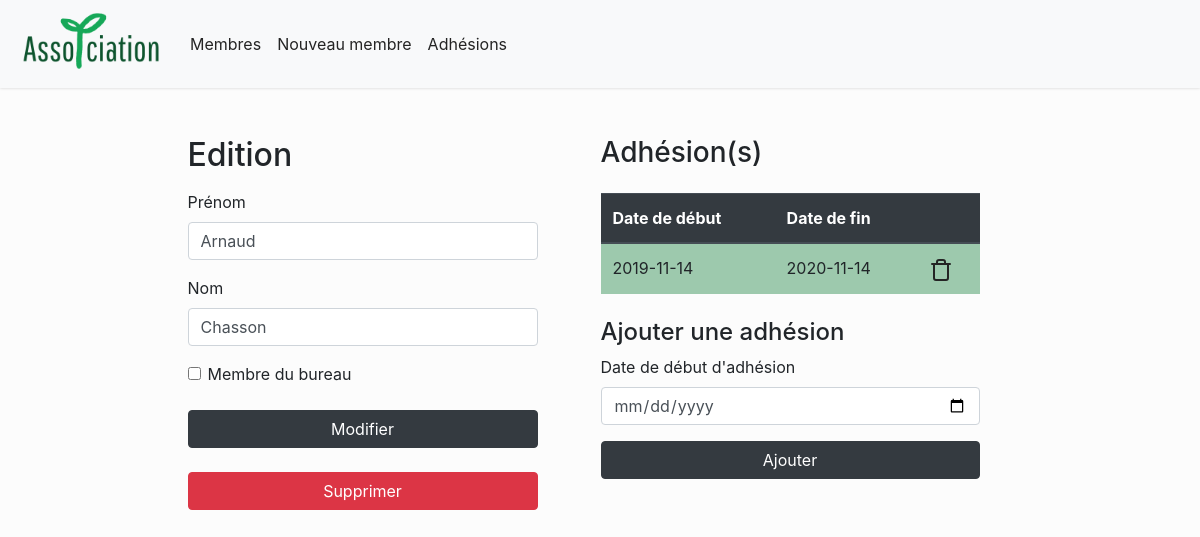
The page /member.php?id=29 on the database its author committed.
### tables this page shows
CREATE TABLE IF NOT EXISTS `member` (
  `id` int(11) NOT NULL AUTO_INCREMENT,
  `name` varchar(255) NOT NULL,
  `firstname` varchar(255) NOT NULL,
  `subscriptionDate` datetime NOT NULL DEFAULT CURRENT_TIMESTAMP,
  `member_type` tinyint(4) NOT NULL DEFAULT '0',
  `position` varchar(30) DEFAULT NULL,
  `active` tinyint(1) NOT NULL DEFAULT '1',
  PRIMARY KEY (`id`)
);

CREATE TABLE IF NOT EXISTS `membership` (
  `id` int(11) NOT NULL AUTO_INCREMENT,
  `startingDate` date NOT NULL,
  `endingDate` date NOT NULL,
  `memberId` int(11) NOT NULL,
  `active` tinyint(1) NOT NULL DEFAULT '1',
  PRIMARY KEY (`id`)
);

### member.php (called while the page is built, shortened)
<?php
require_once ROOT_PATH . "/src/lib/connect.php";
require_once ROOT_PATH . "/src/classes/MemberManager.php";
require_once ROOT_PATH . "/src/classes/MembershipManager.php";
require_once ROOT_PATH . "/src/classes/MemberFactory.php";
if (isset($_GET["id"])) {
    $id = $_GET["id"];
    $memberManager = new MemberManager($pdo);
    $membershipManager = new MembershipManager($pdo);
    $result = $memberManager->getMember($id);
    $result['membership'] = array(
        'all' => $membershipManager->getMemberMembership($id),
    );
    $member = MemberFactory::create($result);
    $isFromOffice = $member->getMemberType() === 1 ? true : false;
}
include ROOT_PATH . "/src/views/member.php";

### src/classes/MemberManager.php (called while the page is built, shortened)
<?php
require_once ROOT_PATH . "/src/classes/Member.php";
require_once ROOT_PATH . "/src/classes/OfficeMember.php";
class MemberManager {
    private $pdo;
    public function __construct($pdo) {
        $this->pdo = $pdo;
    }
    public function getMember($id) {
        $sql = "SELECT *
            FROM member
            WHERE id = ?";
        $request = $this->pdo->prepare($sql);
        $request->execute([$id]);
        return $request->fetch(PDO::FETCH_ASSOC);
    }
}

### src/classes/MembershipManager.php (called while the page is built, shortened)
<?php
require_once ROOT_PATH . "/src/classes/Membership.php";
class MembershipManager {
    private $pdo;
    public function __construct($pdo) {
        $this->pdo = $pdo;
    }
    public function getMemberMembership($memberId) {
        $allMembership = [];
        $sql = "SELECT *
            FROM membership
            WHERE memberId = ?
            AND active = 1
            ORDER BY startingDate DESC;";
        $request = $this->pdo->prepare($sql);
        $request->execute([$memberId]);
        $results = $request->fetchAll();
        foreach($results as $row) {
            $row['member'] = $memberId;
            $membership = new Membership();
            $membership->hydrate($row);
            array_push($allMembership, $membership);
        }
        return $allMembership;
    }
}

### src/classes/Membership.php (called while the page is built, shortened)
<?php
class Membership {
    protected $id;
    protected $startingDate;
    protected $endingDate;
    protected $isCurrent;
    public function hydrate($data) {
        $id = isset($data["id"]) ? $data["id"] : NULL;
        $member = isset($data["member"]) ? $data["member"] : $data["memberId"];
        $active = isset($data["active"]) ? $data["active"] : NULL;
    }
    public function calculateEndingDate() {
        return date('Y-m-d', strtotime('+1 year', strtotime($this->startingDate)));
    }
    public function checkIfCurrent() {
        $now = date("Y-m-d");
        return (($now >= $this->startingDate) && ($now <= $this->endingDate));
    }
    public function setId($id) {
        $this->id = $id;
    }
    public function setStartingDate($date) {
        $this->startingDate = $date;
    }
    public function setEndingDate($date) {
        $this->endingDate = $date;
    }
    public function setIsCurrent($isCurrent) {
        $this->isCurrent = $isCurrent;
    }
    public function getId() {
        return $this->id;
    }
    public function getStartingDate() {
        return $this->startingDate;
    }
    public function getEndingDate() {
        return $this->endingDate;
    }
    public function getIsCurrent() {
        return $this->isCurrent;
    }
}

### src/classes/MemberFactory.php (called while the page is built, shortened)
<?php
require_once ROOT_PATH . "/src/classes/Member.php";
require_once ROOT_PATH . "/src/classes/OfficeMember.php";
class MemberFactory {
    public static function create($data)
    {
        switch ($data['member_type'])
        {
            case 1:
                $member = new OfficeMember();
                break;
        }
        $member->hydrate($data);
        return $member;
    }
}

### src/classes/OfficeMember.php (called while the page is built, shortened)
<?php
require_once ROOT_PATH . "/src/classes/Member.php";
class OfficeMember extends Member {
    public function hydrate($data) {
        $id = isset($data["id"]) ? $data["id"] : NULL;
        $subscriptionDate = isset($data["subscriptionDate"]) ? $data["subscriptionDate"] : date("Y-m-d H:i:s");
        $membership = isset($data["membership"]) ? $data["membership"] : NULL;
    }
}

### src/classes/Member.php (called while the page is built, shortened)
<?php
class Member {
    protected $id;
    protected $name;
    protected $firstname;
    protected $member_type;
    protected $membership;
    public function setId($id) {
        $this->id = $id;
    }
    public function setName($name) {
        $this->name = $name;
    }
    public function setFirstname($firstname) {
        $this->firstname = $firstname;
    }
    public function setMemberType($memberType) {
        $this->member_type = $memberType;
    }
    public function setMembership($membership) {
        $this->membership = $membership;
    }
    public function getId() {
        return $this->id;
    }
    public function getName() {
        return $this->name;
    }
    public function getFirstname() {
        return $this->firstname;
    }
    public function getMemberType() {
        return $this->member_type;
    }
    public function getMembership() {
        return $this->membership;
    }
}

### src/views/member.php (the view, shortened to what this page needs)
<?php include ROOT_PATH . "/src/views/header.php"; ?>
<div class="container">
    <div class="row justify-content-center">
        <div class="col-md-4">
            <h2><?= isset($member)? "Edition" : "Création d'un nouveau membre";?></h2>
            <form method="post" action="src/create.php">
                <div class="form-group">
                    <label for="prenom">Prénom</label>
                    <input type="text" class="form-control" id="prenom" name="firstname" value="<?= isset($member)? $member->getFirstname() : '' ;?>" aria-describedby="prenom">
                </div>
                <div class="form-group">
                    <label for="nom">Nom</label>
                    <input type="text" class="form-control" id="nom" name="name" value="<?= isset($member)? $member->getName() : '' ;?>" aria-describedby="nom">
                </div>
                <div class="form-check">
                    <input type="checkbox" class="form-check-input" id="office" name="office" <?= isset($member) && $isFromOffice ? 'checked' : ''?>>
                    <label class="form-check-label" for="office">Membre du bureau</label>
                </div>
                <button type="submit" class="btn btn-dark btn-block mt-4">
                    <?= isset($member)? "Modifier" : "Créer";?>
                </button>
            </form>
            <?php if (isset($member)) : ?>
                <button class="btn btn-danger btn-block mt-4">
                    <a class="text-white" href="src/delete.php?id=<?= $member->getId(); ?>">Supprimer</a>
                </button>
            <?php endif; ?>
        </div>
        <?php if (isset($member)) : ?>
        <div class="col-md-5 px-5">
            <h3>Adhésion(s)</h3>
            <?php if(!empty($member->getMembership()['all'])) : ?>
                <table class="table table-hover my-4">
                    <thead class="thead-dark">
                        <tr>
                            <th scope="col">Date de début</th>
                            <th scope="col">Date de fin</th>
                            <th scope="col"></th>
                        </tr>
                    </thead>
                    <tbody>
                    <?php foreach($member->getMembership()['all'] as $membership) : ?>
                        <tr class="<?= $membership->getIsCurrent() ? 'current' : ''; ?>">
                            <td><?= $membership->getStartingDate(); ?></td>
                            <td><?= $membership->getEndingDate(); ?></td>
                            <td><a href="src/deleteMembership.php?id=<?= $membership->getId(); ?>"><i data-feather="trash"></i></a></td>
                        </tr>
                    <?php endforeach;?>
                    </tbody>
                </table>
            <?php else : ?>
                <p>Aucune adhésion pour le moment.</p>
            <?php endif ?>
            <form method="post" action="src/createMembership.php">
                <h4>Ajouter une adhésion</h4>
                <div class="form-group">
                    <label for="startingDate">Date de début d'adhésion</label>
                    <input type="date" class="form-control" id="startingDate" name="startingDate" value="" aria-describedby="date d'adhesion">
                </div>
                <button type="submit" class="btn btn-dark btn-block">Ajouter</button>
            </form>
        </div>
        <?php endif ?>
    </div>
</div>
<?php include ROOT_PATH . "/src/views/footer.php"; ?>

### css/style.css (style rules this page uses)
body { background-color:#fcfcfc!important; color: #242424; }
a { color:#242424!important; }
.row { margin:3rem auto; }
form { margin:1rem auto; }
tr.current { background-color:#9dc9ad; }

### rows shown on the page
member: firstname "Arnaud", name "Chasson"
membership: startingDate "2019-11-14", endingDate "2020-11-14"
